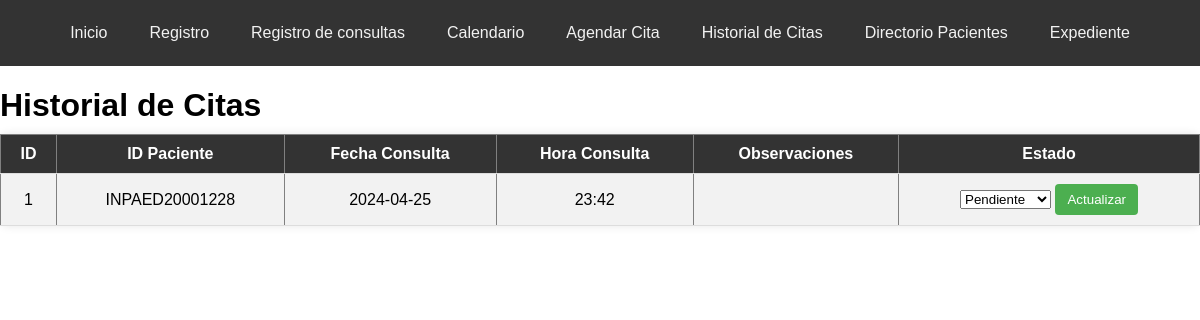
The app's page /historial_citas (signed in), older data.
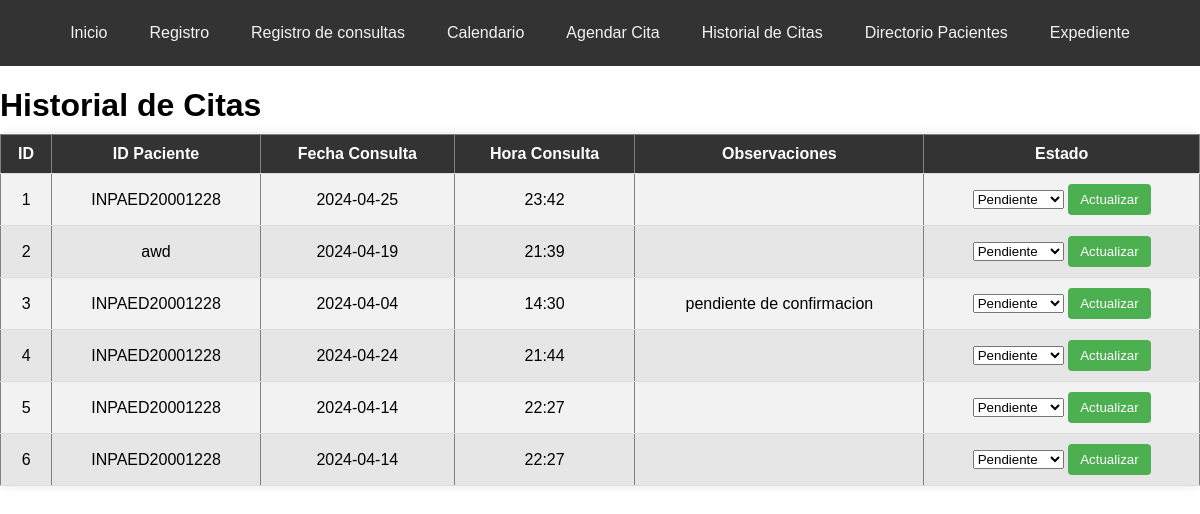
The same page, newer data.
### tables this page shows
CREATE TABLE citas (
                    id_cita INTEGER PRIMARY KEY AUTOINCREMENT,
                    id_paciente TEXT,
                    fecha_consulta TEXT NOT NULL,
                    hora_consulta TEXT NOT NULL, 
                    observaciones TEXT,
                    estado TEXT DEFAULT 'Pendiente',
                    FOREIGN KEY (id_paciente) REFERENCES pacientes(id_paciente)
                );

### app.py (the view)
@app.route('/historial_citas', methods=['GET'])
@login_required
def historial_citas():
    with get_db_connection() as connection:
        cursor = connection.cursor()
        cursor.execute("SELECT id_cita, id_paciente, fecha_consulta, hora_consulta, observaciones, estado FROM citas")
        citas = cursor.fetchall()
    return render_template('historial_citas.html', citas=citas)

### app.py (called while the page is built)
def get_db_connection():
    return sqlite3.connect('nutricion_consulta.db')

def login_required(f):
    @wraps(f)
    def decorated_function(*args, **kwargs):
        if 'username' not in session:
            return redirect(url_for('login'))
        return f(*args, **kwargs)
    return decorated_function

### templates/historial_citas.html (shortened to what this page needs)
<!DOCTYPE html>
<html lang="es">
<head>
</head>
<body>
    <div class="navbar">
        <a href="/">Inicio</a>
        <a href="/registro">Registro</a>
        <a href="/consultar">Registro de consultas</a>
        <a href="/options">Calendario</a>
        <a href="/agendar_cita">Agendar Cita</a>
        <a href="/historial_citas">Historial de Citas</a>
        <a href="/directorio_pacientes">Directorio Pacientes</a>
        <a href="/crear_expediente">Expediente</a>
    </div>
    <div class="container">
        <h1>Historial de Citas</h1>
        <table border="1">
            <tr>
                <th>ID</th>
                <th>ID Paciente</th>
                <th>Fecha Consulta</th>
                <th>Hora Consulta</th>
                <th>Observaciones</th>
                <th>Estado</th>
            </tr>
            {% for cita in citas %}
            <tr>
                <td>{{ cita[0] }}</td>
                <td>{{ cita[1] }}</td>
                <td>{{ cita[2] }}</td>
                <td>{{ cita[3] }}</td>
                <td>{{ cita[4] }}</td>
                <td>
                    <form action="/actualizar_estado" method="POST">
                        <select name="estado">
                            <option value="Pendiente" {% if cita[5] == 'Pendiente' %}selected{% endif %}>Pendiente</option>
                        </select>
                        <input type="submit" value="Actualizar">
                    </form>
                </td>
            </tr>
            {% endfor %}
        </table>
    </body>
    </html>

### templates/historial_citas.html (style rules this page uses)
body { font-family: Arial, sans-serif; margin: 0; padding: 0; background-image: url('https://img.freepik.com/vector-gratis/fondo-frutas-verduras_23-2148485148.jpg?w=740&t=st=1713248651~exp=1713249251~hmac=30e168e9f2d449c4894d64a9e7ff69ce1449d8aca24ba3c0d846298490ca6041'); background-size: cover; background-position: center; background-repeat: no-repeat; }
.navbar { overflow: hidden; background-color: #333; display: flex; justify-content: center; padding: 10px 0; }
.navbar a { color: #f2f2f2; text-align: center; padding: 14px 16px; text-decoration: none; transition: background-color 0.3s ease; border-radius: 5px; margin: 0 5px; }
h1 { margin-bottom: 10px; }
table { width: 100%; border-collapse: collapse; margin-bottom: 20px; background-color: #fff; border-radius: 8px; box-shadow: 0 0 10px rgba(0, 0, 0, 0.1); }
th, td { padding: 10px; text-align: center; border-bottom: 1px solid #ddd; transition: background-color 0.3s; }
th { background-color: #333; color: #ffffff; }
tr:nth-child(even) { background-color: #f2f2f2; }
tr:nth-child(odd) { background-color: #e6e6e6; }
input[type="submit"] { background-color: #4CAF50; color: white; border: none; padding: 8px 12px; border-radius: 4px; cursor: pointer; }

Row changes from the older to the newer data that the page shows:
added citas: id_cita "2", id_paciente "awd", fecha_consulta "2024-04-19", hora_consulta "21:39", estado "Pendiente"
added citas: id_cita "3", id_paciente "INPAED20001228", fecha_consulta "2024-04-04", hora_consulta "14:30", observaciones "pendiente de confirmacion", estado "Pendiente"
added citas: id_cita "4", id_paciente "INPAED20001228", fecha_consulta "2024-04-24", hora_consulta "21:44", estado "Pendiente"
added citas: id_cita "5", id_paciente "INPAED20001228", fecha_consulta "2024-04-14", hora_consulta "22:27", estado "Pendiente"
added citas: id_cita "6", id_paciente "INPAED20001228", fecha_consulta "2024-04-14", hora_consulta "22:27", estado "Pendiente"
